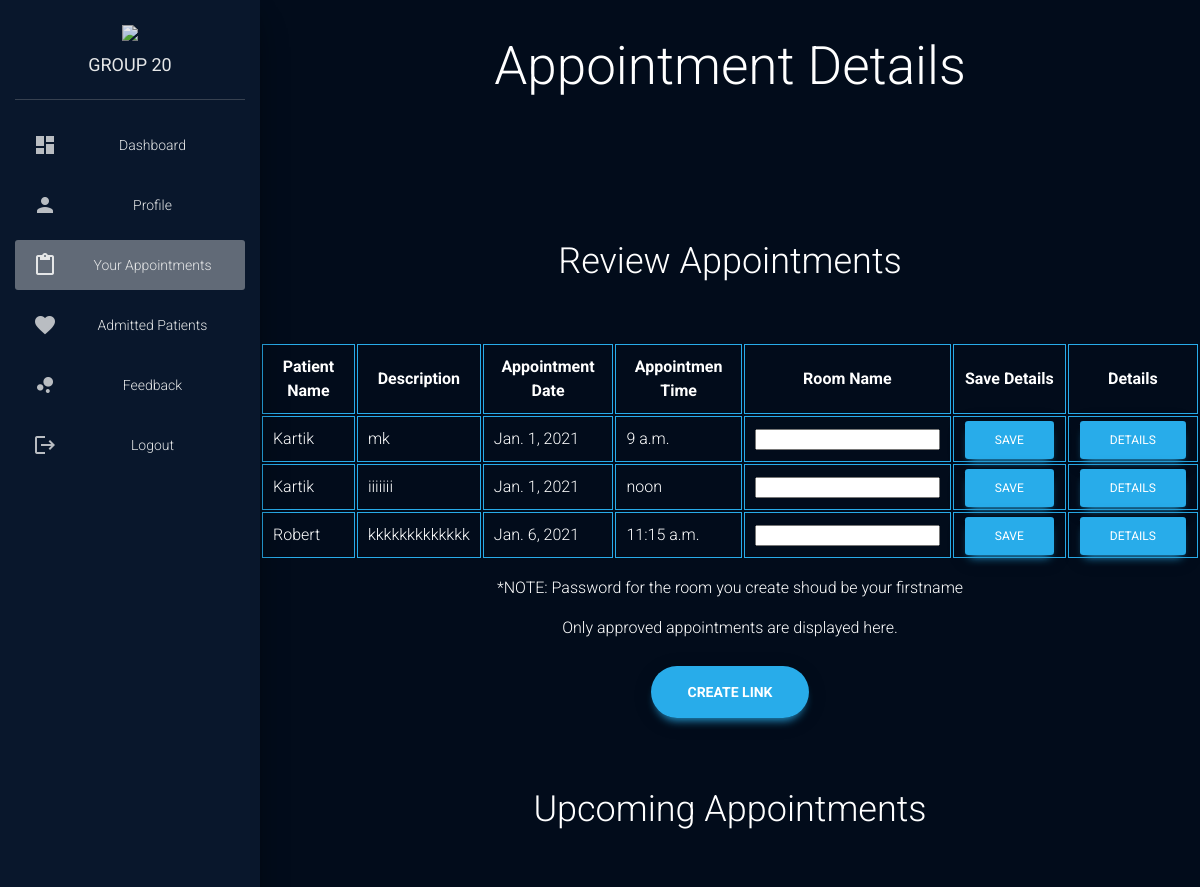
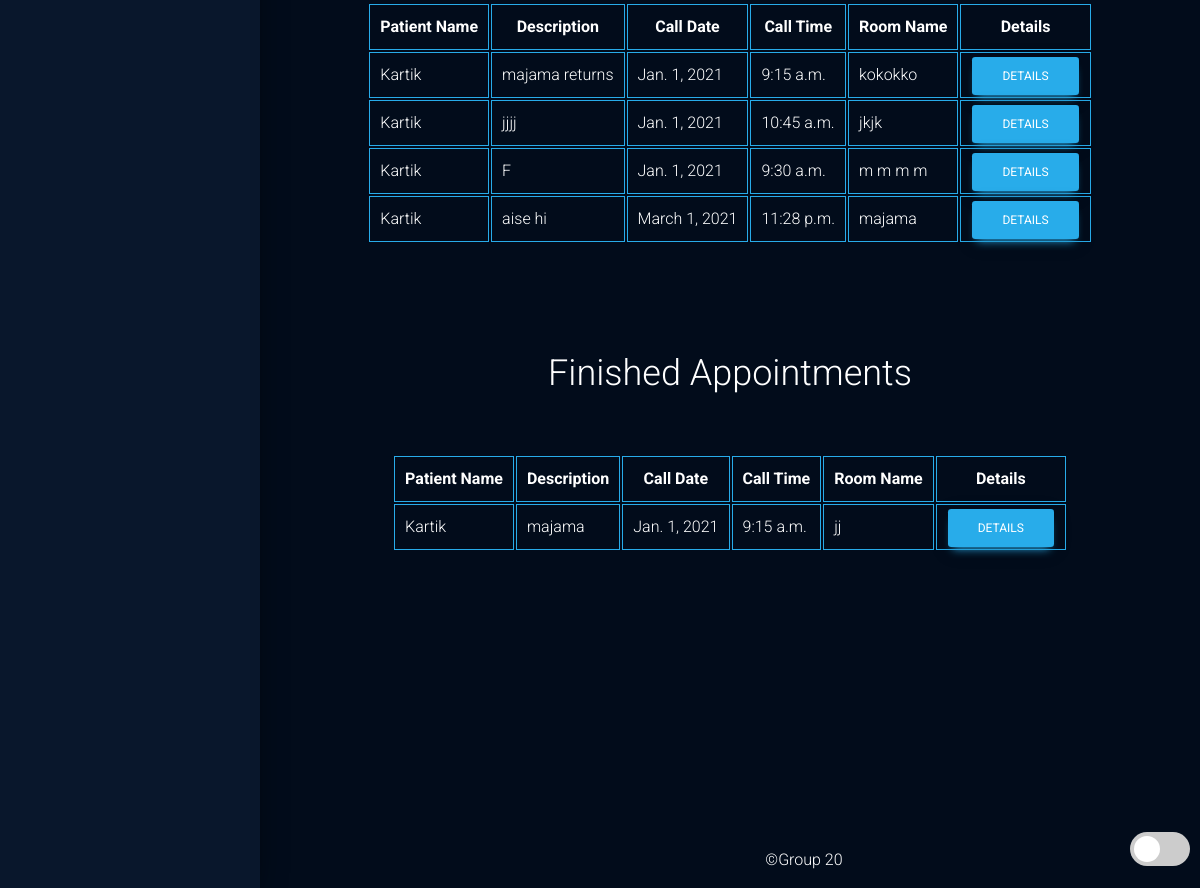
The app's page /hospital/bookapp_doc/ (signed in) with its own data (2 pictures, top to bottom).
### hospital/models.py (models this page shows, shortened)
class Patient(models.Model):    #patient details
    user = models.ForeignKey(User, on_delete=models.CASCADE, related_name="Patient")    #user foreign key
    image = models.ImageField(default="default.png",upload_to="profile_pics",null=True, blank=True) #profile picture
    firstname = models.CharField(max_length=100,default='firstname')    #patient firstname
    lastname = models.CharField(max_length=100,default='lastname')  #patient lastname
    dob = models.DateField(default=datetime.date.today) #patient date of birth
    address = models.CharField(max_length=300,default="address")    #patient address
    city = models.CharField(max_length=100,default="city")  #patient city
    country = models.CharField(max_length=100,default="country")    #patient country
    postalcode = models.IntegerField(default=0) #patient postalcode
    status=models.BooleanField(default=False)   #patient status(approved/on-hold)

class Appointment(models.Model):    #patient appointment details
    patient=models.ForeignKey(Patient, on_delete=models.CASCADE, related_name="PatientApp") #patient foreign key
    doctor=models.ForeignKey(Doctor, on_delete=models.CASCADE, related_name="DoctorApp")    #doctor foreign key
    description=models.TextField(max_length=500)    #description (symptoms/how to take medicines/causes/precautions)
    link=models.TextField(null=True, blank=True)    #video call room link
    calldate=models.DateField(null=True, blank=True)    #call date
    calltime=models.TimeField(null=True, blank=True)    #call time/slot
    status=models.BooleanField(default=False)   #appointment status(approved/on-hold)
    finished=models.BooleanField(default=False) #appointment finished/to-be-done

### hospital/views.py (the view)
# urls.py: path('bookapp_doc/',views.bookapp_doc_view,name='bookapp_doc.html'),
@login_required(login_url='login_doc.html')
def bookapp_doc_view(request):
    if check_doctor(request.user):
        doc=Doctor.objects.get(user_id=request.user.id)
        det=[]
        for c in Appointment.objects.filter(status=True,doctor=doc.id,link__isnull=True,finished=False).all():  #get approved appointments which have links not set and are not yet finished for a given doctor
            p=Patient.objects.filter(id=c.patient.id).first()
            if p:
                det.append([p.firstname,c.description,c.calldate,c.pk,c.calltime])
        d=[]
        for c in Appointment.objects.filter(status=True,doctor=doc.id,link__isnull=False,finished=False).all(): #get approved appointments which have links not set and are not yet finished for a given doctor
            p=Patient.objects.filter(id=c.patient.id).first()
            if p:
                d.append([p.firstname,c.description,c.calldate,c.calltime,c.link,c.pk])
        k=[]
        for c in Appointment.objects.filter(doctor=doc.id,finished=True).all(): #get finished appointments for a given doctor
            p=Patient.objects.filter(id=c.patient.id).first()
            if p:
                k.append([p.firstname,c.description,c.calldate,c.calltime,c.link,c.pk])
        return render(request,'hospital/Doctor/bookapp_doc.html',{'app':det,'sapp':d,'hisapp':k})
    else:
        auth.logout(request)
        return redirect('login_doc.html')

### hospital/views.py (called while the page is built)
def check_doctor(user): #check if user is doctor
    return user.groups.filter(name='DOCTOR').exists()

### hospital/templates/hospital/Doctor/bookapp_doc.html (shortened to what this page needs)
{% load static %}
{% load widget_tweaks %}
<!DOCTYPE html>
<html lang="en">
<head>
  <link rel="stylesheet" href="https://maxcdn.bootstrapcdn.com/font-awesome/latest/css/font-awesome.min.css">
  <link href="{% static 'assets/css/material-dashboard.css'%}" rel="stylesheet" />
</head>
<body id="jhamela" class="darkEdition lightEdition">
  {% include "hospital/Home/preloader.html" %}
  <div id="myDiv" class="animate-bottom wrapper" style="display:none;text-align: center;position: relative;">
    <div class="sidebar" data-color="azure" data-background-color="black" data-image="{% static 'assets/img/sidebar-2.jpg'%}">
    <div class="logo"><a href="#" class="simple-text logo-normal">
      <img src="https://www.iasplus.com/en/images/responsive/badges/g20/@@images/465e1ae9-46a0-4131-b3d0-984fcbb8233a.png">
      <br>
      GROUP 20
      </a></div>
    <div class="sidebar-wrapper">
      <ul class="nav">
        <li class="nav-item ">
          <a class="nav-link" href="{% url 'dashboard_doc.html' %}">
            <i class="material-icons">dashboard</i>
            <p>Dashboard</p>
          </a>
        </li>
        <li class="nav-item ">
          <a class="nav-link" href="{% url 'profile_doc.html' %}">
            <i class="material-icons">person</i>
            <p>Profile</p>
          </a>
        </li>
        <li class="nav-item active  ">
          <a class="nav-link" href="{% url 'bookapp_doc.html' %}">
            <i class="material-icons">content_paste</i>
            <p>Your Appointments</p>
          </a>
        </li>
        <li class="nav-item ">
          <a class="nav-link" href="{% url 'admit_details_doc.html' %}">
            <i class="material-icons">favorite</i>
            <p>Admitted Patients</p>
          </a>
        </li>
        <li class="nav-item">
          <a class="nav-link" href="{% url 'feedback_doc.html' %}">
            <i class="material-icons">bubble_chart</i>
            <p>Feedback</p>
          </a>
        </li>
         <li class="nav-item ">
          <a class="nav-link" href="{% url 'logout' %}">
            <i class="material-icons">logout</i>
            <p>Logout</p>
          </a>
        </li>
      </ul>
    </div>
  </div>
    <div class="container sps main-panel">
                <div class="sps">
                    <center>
                        <div class="sps">
                            <h1 class="sps">Appointment Details</h1>
                            <br><br><br>
                            <h2>Review Appointments</h2>
                            <br>
                            <table class="sps">
                                <thead>
                                    <tr class="sps">
                                        <th class="sps">Patient Name </th>
                                        <th class="sps">Description </th>
                                        <th class="sps">Appointment Date</th>
                                        <th class="sps">Appointmen Time</th>
                                        <th class="sps">Room Name</th>
                                        <th class="sps">Save Details</th>
                                        <th class="sps">Details</th>
                                    </tr>
                                    {% for p in app %}
                                    <tr>
                                        <td class="sps">{{ p.0 }}</td>
                                        <td class="sps">{{ p.1 }}</td>
                                        <td class="sps">{{ p.2 }}</td>
                                        <td class="sps">{{p.4}}</td>
                                        <td class="sps"><input type="text" id="link_{{ p.3 }}" name="link"></td>
                                        <td><a class="btn btn-primary btn-xs" onclick="f_{{p.3}}()">Save</a></td>
                                        <td><a class="btn btn-primary btn-xs" href="{% url 'bookapp_details_particular_doc.html' p.3  %}">Details</a></td>
                                    </tr>
                                    {% endfor %}
                            </table>
                            <p>*NOTE: Password for the room you create shoud be your firstname</p>
                            <p>Only approved appointments are displayed here.</p>
                            <br>
                            <a class="btn btn-primary btn-round btn-lg"href="https://videocall.agora.io/" target="_blank"><b>Create Link</b></a>
                            <br><br><br>
                            <h2>Upcoming Appointments</h2>
                            <br>
                            <table class="sps">
                              <thead>
                                  <tr class="sps">
                                      <th class="sps">Patient Name </th>
                                      <th class="sps">Description </th>
                                      <th class="sps">Call Date</th>
                                      <th class="sps">Call Time</th>
                                      <th class="sps">Room Name</th>
                                      <th class="sps">Details</th>
                                  </tr>
                                  {% for q in sapp %}
                                  <tr>
                                      <td class="sps">{{ q.0 }}</td>
                                      <td class="sps">{{ q.1 }}</td>
                                      <td class="sps">{{ q.2 }}</td>
                                      <td class="sps">{{ q.3 }}</td>
                                      <td class="sps">{{ q.4 }}</td>
                                      <td><a class="btn btn-primary btn-xs" href="{% url 'bookapp_details_particular_doc.html' q.5  %}">Details</a></td>
                                  </tr>
                                  {% endfor %}
                          </table>
                          <br><br><br>
                          <h2>Finished Appointments</h2>
                          <br>
                            <table class="sps">
                              <thead>
                                  <tr class="sps">
                                      <th class="sps">Patient Name </th>
                                      <th class="sps">Description </th>
                                      <th class="sps">Call Date</th>
                                      <th class="sps">Call Time</th>
                                      <th class="sps">Room Name</th>
                                      <th class="sps">Details</th>
                                  </tr>
                                  {% for q in hisapp %}
                                  <tr>
                                      <td class="sps">{{ q.0 }}</td>
                                      <td class="sps">{{ q.1 }}</td>
                                      <td class="sps">{{ q.2 }}</td>
                                      <td class="sps">{{ q.3 }}</td>
                                      <td class="sps">{{ q.4 }}</td>
                                      <td><a class="btn btn-primary btn-xs" href="{% url 'bookapp_details_particular_doc.html' q.5  %}">Details</a></td>
                                  </tr>
                                  {% endfor %}
                          </table>
                        </div>
                    </center>
                    <br>
                    <br>
                </div>
              </div>
            </div>
      <br><br><br><br><br><br><br><br><br><br><br><br>
      {% include "hospital/Admin/footer.html" %}
</body>
</html>

### hospital/templates/hospital/Doctor/bookapp_doc.html (style rules this page uses)
th { border: 1px solid #28acea; border-collapse: collapse; padding:10px; }
td { border: 1px solid #28acea; border-collapse: collapse; margin-left: auto; margin-right: auto; padding:10px; }

### hospital/templates/hospital/Home/preloader.html (style rules this page uses)
.animate-bottom { position: relative; -webkit-animation-name: animatebottom; -webkit-animation-duration: 1s; animation-name: animatebottom; animation-duration: 1s }
#myDiv { display: none; text-align: center; }

### records on screen
Patient: firstname "Kartik" "Kartik", firstname "Kartik" "Kartik" "Kartik" "Kartik", firstname "Kartik"
Appointment: description "mk", calldate "Jan. 1, 2021", calltime "9 a.m."
Appointment: description "iiiiiii", calldate "Jan. 1, 2021", calltime "noon"
Patient: firstname "Robert"
Appointment: description "kkkkkkkkkkkkk", calldate "Jan. 6, 2021", calltime "11:15 a.m."
Appointment: description "majama returns", calldate "Jan. 1, 2021", calltime "9:15 a.m.", link "kokokko"
Appointment: description "jjjj", calldate "Jan. 1, 2021", calltime "10:45 a.m.", link "jkjk"
Appointment: calldate "Jan. 1, 2021", calltime "9:30 a.m.", link "m m m m"
Appointment: description "aise hi", calldate "March 1, 2021", calltime "11:28 p.m.", link "majama"
Appointment: description "majama", calldate "Jan. 1, 2021", calltime "9:15 a.m.", link "jj"

### other values on screen
{{ q.1 }} "F"
